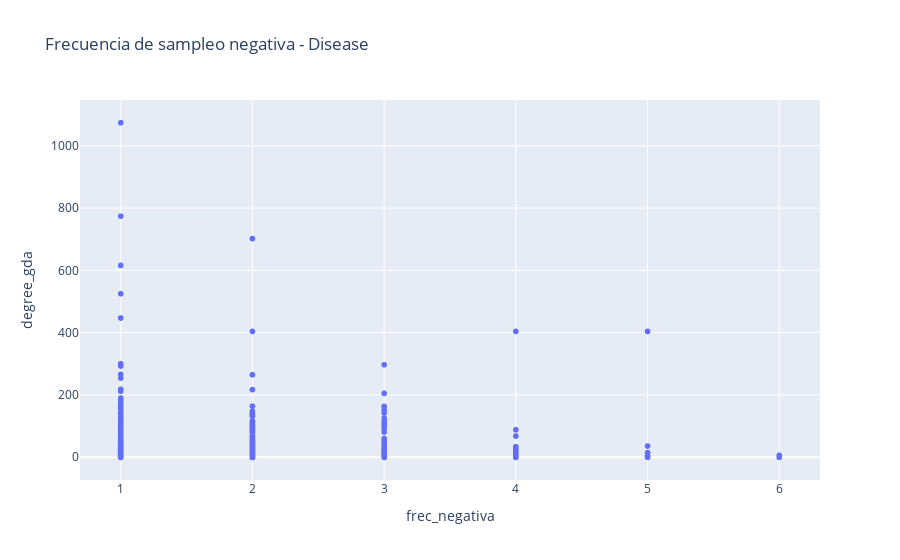

Notebook code cell kept with this figure:
### Code cell
fig = px.scatter(frec_negativa_disease_df,"frec_negativa","degree_gda",title="Frecuencia de sampleo negativa - Disease")
fig.show()

### Figure 1 — Plotly figure (JSON) as saved in the notebook; plotly's stock layout.template omitted (floating-point values rounded to 4 significant figures; data arrays with more than 128 entries replaced by an {"elided": "..."} marker saying what was removed)
{"data": [{"hovertemplate": "frec_negativa=%{x}<br>degree_gda=%{y}<extra></extra>", "legendgroup": "", "marker": {"color": "#636efa", "symbol": "circle"}, "mode": "markers", "name": "", "showlegend": false, "type": "scattergl", "x": {"elided": "9117 int values"}, "xaxis": "x", "y": {"elided": "9117 int values"}, "yaxis": "y"}], "layout": {"legend": {"tracegroupgap": 0}, "title": {"text": "Frecuencia de sampleo negativa - Disease"}, "xaxis": {"anchor": "y", "domain": [0, 1], "title": {"text": "frec_negativa"}}, "yaxis": {"anchor": "x", "domain": [0, 1], "title": {"text": "degree_gda"}}}}
